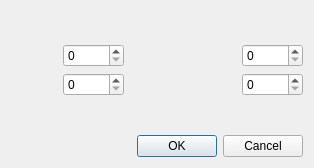
<?xml version="1.0" encoding="UTF-8"?>
<ui version="4.0">
 <class>AreaSettingsDialog</class>
 <widget class="QDialog" name="AreaSettingsDialog">
  <property name="geometry">
   <rect>
    <x>0</x>
    <y>0</y>
    <width>314</width>
    <height>168</height>
   </rect>
  </property>
  <property name="windowTitle">
   <string>Area Settings</string>
  </property>
  <layout class="QHBoxLayout" name="horizontalLayout_2">
   <item>
    <layout class="QVBoxLayout" name="verticalLayout">
     <item>
      <layout class="QGridLayout" name="gridLayout">
       <item row="1" column="1">
        <widget class="QSpinBox" name="area_X_SpinBox">
         <property name="maximum">
          <number>65535</number>
         </property>
        </widget>
       </item>
       <item row="2" column="1">
        <widget class="QSpinBox" name="area_Y_SpinBox">
         <property name="maximum">
          <number>65535</number>
         </property>
        </widget>
       </item>
       <item row="2" column="0">
        <layout class="QHBoxLayout" name="horizontalLayout_4">
         <item>
          <spacer name="horizontalSpacer_8">
           <property name="orientation">
            <enum>Qt::Horizontal</enum>
           </property>
           <property name="sizeHint" stdset="0">
            <size>
             <width>40</width>
             <height>20</height>
            </size>
           </property>
          </spacer>
         </item>
         <item>
          <widget class="QLabel" name="areaLabelY">
           <property name="text">
            <string notr="true"/>
           </property>
          </widget>
         </item>
         <item>
          <spacer name="horizontalSpacer_7">
           <property name="orientation">
            <enum>Qt::Horizontal</enum>
           </property>
           <property name="sizeHint" stdset="0">
            <size>
             <width>40</width>
             <height>20</height>
            </size>
           </property>
          </spacer>
         </item>
        </layout>
       </item>
       <item row="1" column="0">
        <layout class="QHBoxLayout" name="horizontalLayout_7">
         <item>
          <spacer name="horizontalSpacer_12">
           <property name="orientation">
            <enum>Qt::Horizontal</enum>
           </property>
           <property name="sizeHint" stdset="0">
            <size>
             <width>40</width>
             <height>20</height>
            </size>
           </property>
          </spacer>
         </item>
         <item>
          <widget class="QLabel" name="areaLabelX">
           <property name="text">
            <string notr="true"/>
           </property>
          </widget>
         </item>
         <item>
          <spacer name="horizontalSpacer_10">
           <property name="orientation">
            <enum>Qt::Horizontal</enum>
           </property>
           <property name="sizeHint" stdset="0">
            <size>
             <width>40</width>
             <height>20</height>
            </size>
           </property>
          </spacer>
         </item>
        </layout>
       </item>
       <item row="0" column="0">
        <spacer name="verticalSpacer">
         <property name="orientation">
          <enum>Qt::Vertical</enum>
         </property>
         <property name="sizeHint" stdset="0">
          <size>
           <width>20</width>
           <height>40</height>
          </size>
         </property>
        </spacer>
       </item>
       <item row="2" column="3">
        <layout class="QHBoxLayout" name="horizontalLayout_5">
         <item>
          <spacer name="horizontalSpacer_5">
           <property name="orientation">
            <enum>Qt::Horizontal</enum>
           </property>
           <property name="sizeHint" stdset="0">
            <size>
             <width>40</width>
             <height>20</height>
            </size>
           </property>
          </spacer>
         </item>
         <item>
          <widget class="QLabel" name="areaLabelHeight">
           <property name="text">
            <string notr="true"/>
           </property>
           <property name="scaledContents">
            <bool>false</bool>
           </property>
          </widget>
         </item>
         <item>
          <spacer name="horizontalSpacer_6">
           <property name="orientation">
            <enum>Qt::Horizontal</enum>
           </property>
           <property name="sizeHint" stdset="0">
            <size>
             <width>40</width>
             <height>20</height>
            </size>
           </property>
          </spacer>
         </item>
        </layout>
       </item>
       <item row="1" column="3">
        <layout class="QHBoxLayout" name="horizontalLayout_3">
         <item>
          <spacer name="horizontalSpacer_3">
           <property name="orientation">
            <enum>Qt::Horizontal</enum>
           </property>
           <property name="sizeHint" stdset="0">
            <size>
             <width>40</width>
             <height>20</height>
            </size>
           </property>
          </spacer>
         </item>
         <item>
          <widget class="QLabel" name="areaLabelWidth">
           <property name="text">
            <string notr="true"/>
           </property>
          </widget>
         </item>
         <item>
          <spacer name="horizontalSpacer_9">
           <property name="orientation">
            <enum>Qt::Horizontal</enum>
           </property>
           <property name="sizeHint" stdset="0">
            <size>
             <width>40</width>
             <height>20</height>
            </size>
           </property>
          </spacer>
         </item>
        </layout>
       </item>
       <item row="2" column="4">
        <widget class="QSpinBox" name="area_Height_SpinBox">
         <property name="maximum">
          <number>65535</number>
         </property>
        </widget>
       </item>
       <item row="1" column="4">
        <widget class="QSpinBox" name="area_Width_SpinBox">
         <property name="maximum">
          <number>65535</number>
         </property>
        </widget>
       </item>
       <item row="1" column="2">
        <spacer name="horizontalSpacer">
         <property name="orientation">
          <enum>Qt::Horizontal</enum>
         </property>
         <property name="sizeHint" stdset="0">
          <size>
           <width>100</width>
           <height>20</height>
          </size>
         </property>
        </spacer>
       </item>
      </layout>
     </item>
     <item>
      <spacer name="verticalSpacer_2">
       <property name="orientation">
        <enum>Qt::Vertical</enum>
       </property>
       <property name="sizeHint" stdset="0">
        <size>
         <width>20</width>
         <height>40</height>
        </size>
       </property>
      </spacer>
     </item>
     <item>
      <layout class="QHBoxLayout" name="horizontalLayout">
       <item>
        <spacer name="horizontalSpacer_2">
         <property name="orientation">
          <enum>Qt::Horizontal</enum>
         </property>
         <property name="sizeHint" stdset="0">
          <size>
           <width>40</width>
           <height>20</height>
          </size>
         </property>
        </spacer>
       </item>
       <item>
        <widget class="QPushButton" name="area_OK_Button">
         <property name="text">
          <string>OK</string>
         </property>
        </widget>
       </item>
       <item>
        <widget class="QPushButton" name="area_Cancel_Button">
         <property name="text">
          <string>Cancel</string>
         </property>
        </widget>
       </item>
      </layout>
     </item>
    </layout>
   </item>
  </layout>
 </widget>
 <tabstops>
  <tabstop>area_X_SpinBox</tabstop>
  <tabstop>area_Y_SpinBox</tabstop>
 </tabstops>
 <resources/>
 <connections/>
</ui>
